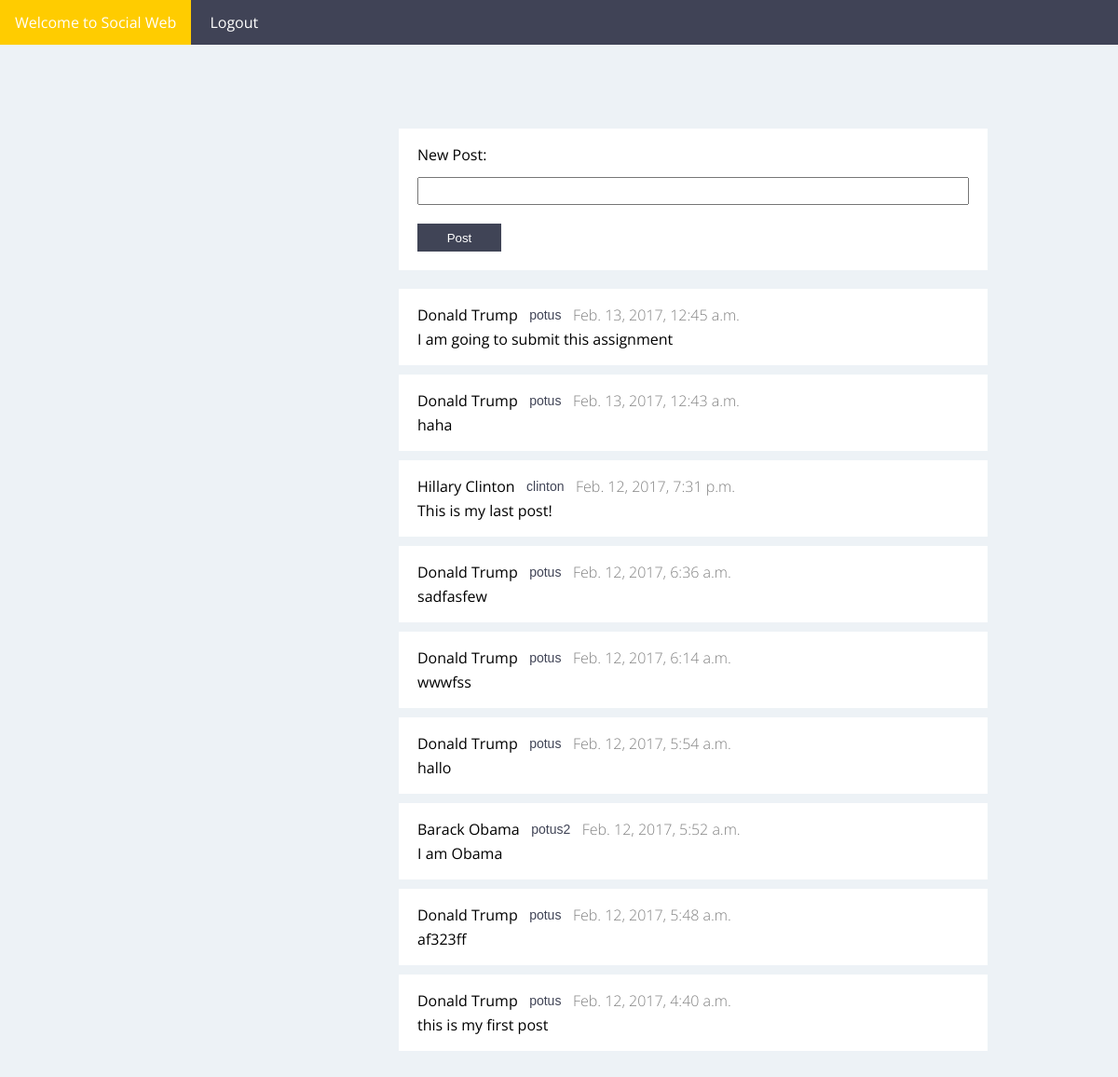
The page / (signed in) on the database its author committed.
### socialnetwork/models.py (models this page shows, shortened)
class Messages(models.Model):
	user = models.ForeignKey(User, default=None)
	post = models.TextField(max_length=200)
	date = models.DateTimeField(auto_now_add=True)

### socialnetwork/views.py (the view)
# urls.py: url(r'^$', socialnetwork_views.home, name='home'),
@login_required
def home(request):
	all_info = []
	for p in Messages.objects.raw('SELECT * FROM socialnetwork_messages,auth_user WHERE socialnetwork_messages.user_id=auth_user.id ORDER BY socialnetwork_messages.date DESC'):
		all_info.append({'fname': p.first_name, 'lname': p.last_name, 'date': p.date, 'post': p.post, 'username': p.username})
	context = {'messages': all_info}
	return render(request, 'socialnetwork/global.html', context)

### socialnetwork/templates/socialnetwork/global.html (shortened to what this page needs)
<!doctype HTML>
<html>
<head>
	<link rel="stylesheet" href="/static/socialnetwork/animate.css">
	<link rel="stylesheet" href="/static/socialnetwork/global.css">
</head>
<body>
	<header>
		<nav>
			<ul>
				<li>
					<a href="/socialnetwork/global">Welcome to Social Web</a>
				</li>
				<li>
					<a href="/socialnetwork/logout">Logout</a>
				</li>
			</ul>
		</nav>
	</header>
	<div class="container">
	<div class="left-col-container">
	</div>
	<div class="right-col-container">
		<form action="/socialnetwork/create" method="post">
			<div class="column">
				<h4>New Post:<br><br></h4>
				<div class="row" id="new-post">
					<input type="text" name="input-content" id="input-content">
				</div>
				<div class="row">
					<input type="submit" value="Post" id="new-post-submit">
				</div>
			</div>
		</form>
		<ol>
		{% for message in messages %}
		<li>
		<form method="post" action="/socialnetwork/profile">
			<div class="column">
				<div class="row" id="personal">
					<p>{{message.fname}}</p>
					<p>&nbsp</p>
					<p>{{message.lname}}</p>
					<p>&nbsp &nbsp</p>
					<button type="submit" name="username" id="username" value="{{message.username}}">{{message.username}}</button>
					<p>&nbsp &nbsp</p>
					<p style="color: grey; font-weight: 300;">{{message.date}}</p>
				</div>
				<div class="row" id="content">
					<p>{{message.post}}</p>
				</div>
			</div>
		</form>
		</li>
		{% endfor %}
		</ol>
	</div>
	</div>
</body>
</html>

### socialnetwork/static/socialnetwork/global.css (style rules this page uses)
html { font-family: "Open Sans"; box-sizing: border-box; }
* { box-sizing: border-box; }
body { background-color: rgb(237,242,246) }
header nav { width: 100%; background-color: rgb(64,67,86); margin: 0; }
header nav ul li { display: inline-block; position: relative; }
header nav ul li a { background: rgb(64,67,86); color: white; padding: 1rem; display: block; width: auto; height: auto; position: relative; text-align: center; -webkit-transition: .5s ease-in-out background; -moz-transition: .5s ease-in-out background; -ms-transition: .5s ease-in-out background; -o-transition: .5s ease-in-out background; transition: 1s ease-in-out background; }
header a { width: 100%; text-decoration: none; }
header nav { width: 100%; }
.container { margin-top: 60px; margin-left: 10vw; margin-right: 10vw; display: flex; flex-direction: row; justify-content: flex-start; width: 80vw; }
.left-col-container { display: flex; flex-direction: column; justify-content: flex-start; width: 30%; padding: 20px; }
.right-col-container { display: flex; flex-direction: column; justify-content: flex-start; width: 70%; padding: 20px; }
.column { display: flex; flex-direction: column; justify-content: flex-start; background: white; border-color: rgb(238,239,243); margin-top: 10px; margin-bottom: 10px; padding: 20px; }
.row { display: flex; flex-direction: row; justify-content: flex-start; }
#input-content { width: 100%; height: 30px; }
#new-post { padding-bottom: 20px; }
#new-post-submit { background: rgb(64,68,86); color: white; border: none; height: 30px; width: 90px; }
#content { padding-top: 10px; }
#username { background: none; border: none; padding: 0; font-size: 14px; color: rgb(64,68,86); }

### rows shown on the page
Messages: date "Feb. 12, 2017, 7:31 p.m.", post "This is my last post!"
Messages: date "Feb. 12, 2017, 5:52 a.m.", post "I am Obama"

### other values the page prints
{{ message.fname }} "Donald"
{{ message.lname }} "Trump"
{{ message.username }} "potus"
{{ message.date }} "Feb. 13, 2017, 12:45 a.m."
{{ message.post }} "I am going to submit this assignment"
{{ message.fname }} "Donald" "Hillary"
{{ message.lname }} "Trump" "Clinton"
{{ message.username }} "potus" "clinton"
{{ message.date }} "Feb. 13, 2017, 12:43 a.m."
{{ message.post }} "haha"
{{ message.date }} "Feb. 12, 2017, 6:36 a.m."
{{ message.post }} "sadfasfew"
{{ message.date }} "Feb. 12, 2017, 6:14 a.m."
{{ message.post }} "wwwfss"
{{ message.fname }} "Donald" "Barack"
